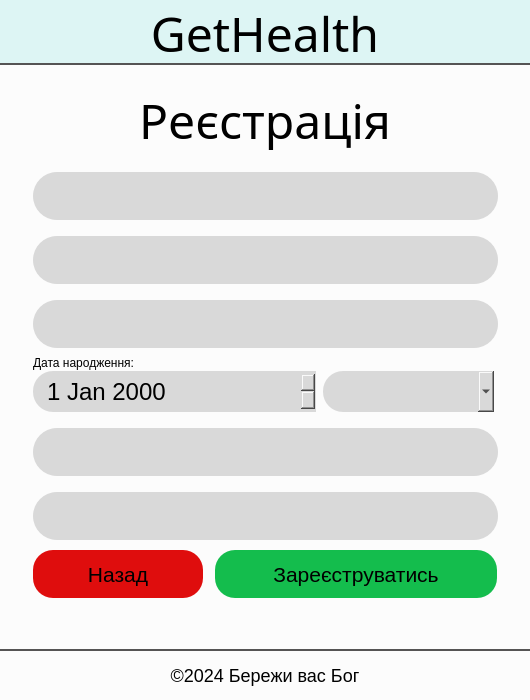
<?xml version="1.0" encoding="UTF-8"?>
<ui version="4.0">
 <class>Registration</class>
 <widget class="QDialog" name="Registration">
  <property name="geometry">
   <rect>
    <x>0</x>
    <y>0</y>
    <width>530</width>
    <height>700</height>
   </rect>
  </property>
  <property name="minimumSize">
   <size>
    <width>530</width>
    <height>700</height>
   </size>
  </property>
  <property name="maximumSize">
   <size>
    <width>530</width>
    <height>700</height>
   </size>
  </property>
  <property name="windowTitle">
   <string>Реєстрація</string>
  </property>
  <property name="styleSheet">
   <string notr="true">background: #FCFCFC;
</string>
  </property>
  <widget class="QLabel" name="label">
   <property name="geometry">
    <rect>
     <x>0</x>
     <y>0</y>
     <width>530</width>
     <height>65</height>
    </rect>
   </property>
   <property name="font">
    <font>
     <family>Myanmar Text</family>
     <pointsize>36</pointsize>
    </font>
   </property>
   <property name="styleSheet">
    <string notr="true">background:  #DDF5F4;
border-bottom: 2px solid #555454;
color: #000;


</string>
   </property>
   <property name="text">
    <string>GetHealth</string>
   </property>
   <property name="textFormat">
    <enum>Qt::RichText</enum>
   </property>
   <property name="alignment">
    <set>Qt::AlignCenter</set>
   </property>
   <property name="indent">
    <number>0</number>
   </property>
  </widget>
  <widget class="QLabel" name="label_2">
   <property name="geometry">
    <rect>
     <x>0</x>
     <y>90</y>
     <width>530</width>
     <height>61</height>
    </rect>
   </property>
   <property name="font">
    <font>
     <family>Myanmar Text</family>
     <pointsize>36</pointsize>
    </font>
   </property>
   <property name="styleSheet">
    <string notr="true">color: #000;
</string>
   </property>
   <property name="text">
    <string>Реєстрація</string>
   </property>
   <property name="textFormat">
    <enum>Qt::PlainText</enum>
   </property>
   <property name="alignment">
    <set>Qt::AlignCenter</set>
   </property>
  </widget>
  <widget class="QLineEdit" name="userSurname">
   <property name="enabled">
    <bool>true</bool>
   </property>
   <property name="geometry">
    <rect>
     <x>33</x>
     <y>300</y>
     <width>465</width>
     <height>48</height>
    </rect>
   </property>
   <property name="font">
    <font>
     <family>Microsoft JhengHei UI</family>
     <pointsize>18</pointsize>
    </font>
   </property>
   <property name="acceptDrops">
    <bool>false</bool>
   </property>
   <property name="styleSheet">
    <string notr="true">background: #D9D9D9;
border: none;
padding: 8px 18px;
border-radius: 24px;</string>
   </property>
   <property name="text">
    <string/>
   </property>
   <property name="maxLength">
    <number>20</number>
   </property>
  </widget>
  <widget class="QLineEdit" name="userPatronymic">
   <property name="enabled">
    <bool>true</bool>
   </property>
   <property name="geometry">
    <rect>
     <x>33</x>
     <y>236</y>
     <width>465</width>
     <height>48</height>
    </rect>
   </property>
   <property name="font">
    <font>
     <family>Microsoft JhengHei UI</family>
     <pointsize>18</pointsize>
    </font>
   </property>
   <property name="acceptDrops">
    <bool>false</bool>
   </property>
   <property name="styleSheet">
    <string notr="true">background: #D9D9D9;
border: none;
padding: 8px 18px;
border-radius: 24px;</string>
   </property>
   <property name="text">
    <string/>
   </property>
   <property name="maxLength">
    <number>20</number>
   </property>
  </widget>
  <widget class="QLineEdit" name="userName">
   <property name="enabled">
    <bool>true</bool>
   </property>
   <property name="geometry">
    <rect>
     <x>33</x>
     <y>172</y>
     <width>465</width>
     <height>48</height>
    </rect>
   </property>
   <property name="font">
    <font>
     <family>Microsoft JhengHei UI</family>
     <pointsize>18</pointsize>
    </font>
   </property>
   <property name="acceptDrops">
    <bool>false</bool>
   </property>
   <property name="styleSheet">
    <string notr="true">background: #D9D9D9;
border: none;
padding: 8px 18px;
border-radius: 24px;


</string>
   </property>
   <property name="text">
    <string/>
   </property>
   <property name="maxLength">
    <number>15</number>
   </property>
  </widget>
  <widget class="QDateEdit" name="userDateOfBirthday">
   <property name="geometry">
    <rect>
     <x>33</x>
     <y>371</y>
     <width>283</width>
     <height>41</height>
    </rect>
   </property>
   <property name="font">
    <font>
     <family>Microsoft JhengHei UI</family>
     <pointsize>18</pointsize>
    </font>
   </property>
   <property name="styleSheet">
    <string notr="true">background: #D9D9D9;
border-bottom-left-radius: 20px;
border-top-left-radius: 20px;
padding: 8px 12px;</string>
   </property>
  </widget>
  <widget class="QComboBox" name="userGender">
   <property name="geometry">
    <rect>
     <x>323</x>
     <y>371</y>
     <width>171</width>
     <height>41</height>
    </rect>
   </property>
   <property name="font">
    <font>
     <family>Microsoft JhengHei UI</family>
     <pointsize>18</pointsize>
    </font>
   </property>
   <property name="cursor">
    <cursorShape>PointingHandCursor</cursorShape>
   </property>
   <property name="styleSheet">
    <string notr="true">background: #D9D9D9;
border-bottom-left-radius: 20px;
border-top-left-radius: 20px;
padding: 8px 12px;</string>
   </property>
  </widget>
  <widget class="QLineEdit" name="userNumberPhone">
   <property name="enabled">
    <bool>true</bool>
   </property>
   <property name="geometry">
    <rect>
     <x>33</x>
     <y>428</y>
     <width>465</width>
     <height>48</height>
    </rect>
   </property>
   <property name="font">
    <font>
     <family>Microsoft JhengHei UI</family>
     <pointsize>18</pointsize>
    </font>
   </property>
   <property name="acceptDrops">
    <bool>false</bool>
   </property>
   <property name="styleSheet">
    <string notr="true">background: #D9D9D9;
border: none;
padding: 8px 18px;
border-radius: 24px;</string>
   </property>
   <property name="text">
    <string/>
   </property>
   <property name="maxLength">
    <number>10</number>
   </property>
  </widget>
  <widget class="QLineEdit" name="userPassword">
   <property name="enabled">
    <bool>true</bool>
   </property>
   <property name="geometry">
    <rect>
     <x>33</x>
     <y>492</y>
     <width>465</width>
     <height>48</height>
    </rect>
   </property>
   <property name="font">
    <font>
     <family>Microsoft JhengHei UI</family>
     <pointsize>18</pointsize>
    </font>
   </property>
   <property name="acceptDrops">
    <bool>false</bool>
   </property>
   <property name="styleSheet">
    <string notr="true">background: #D9D9D9;
border: none;
padding: 8px 18px;
border-radius: 24px;</string>
   </property>
   <property name="text">
    <string/>
   </property>
   <property name="maxLength">
    <number>20</number>
   </property>
  </widget>
  <widget class="QLabel" name="label_3">
   <property name="geometry">
    <rect>
     <x>33</x>
     <y>355</y>
     <width>161</width>
     <height>16</height>
    </rect>
   </property>
   <property name="text">
    <string>Дата народження:</string>
   </property>
  </widget>
  <widget class="QPushButton" name="sendRegistr">
   <property name="geometry">
    <rect>
     <x>215</x>
     <y>550</y>
     <width>282</width>
     <height>48</height>
    </rect>
   </property>
   <property name="font">
    <font>
     <family>Microsoft JhengHei UI</family>
     <pointsize>16</pointsize>
    </font>
   </property>
   <property name="cursor">
    <cursorShape>PointingHandCursor</cursorShape>
   </property>
   <property name="styleSheet">
    <string notr="true">background: #14BD4D;
border-radius: 20px;
color: #000;

</string>
   </property>
   <property name="text">
    <string>Зареєструватись</string>
   </property>
  </widget>
  <widget class="QPushButton" name="exit">
   <property name="geometry">
    <rect>
     <x>33</x>
     <y>550</y>
     <width>170</width>
     <height>48</height>
    </rect>
   </property>
   <property name="font">
    <font>
     <family>Microsoft JhengHei UI</family>
     <pointsize>16</pointsize>
    </font>
   </property>
   <property name="cursor">
    <cursorShape>PointingHandCursor</cursorShape>
   </property>
   <property name="mouseTracking">
    <bool>true</bool>
   </property>
   <property name="styleSheet">
    <string notr="true">background: #DF0D0D;
border-radius: 20px;
</string>
   </property>
   <property name="text">
    <string>Назад</string>
   </property>
  </widget>
  <widget class="QLabel" name="label_4">
   <property name="geometry">
    <rect>
     <x>0</x>
     <y>649</y>
     <width>530</width>
     <height>51</height>
    </rect>
   </property>
   <property name="styleSheet">
    <string notr="true">color: #000;
font-size: 18px;
border-top: 2px solid #555454;</string>
   </property>
   <property name="text">
    <string>©2024 Бережи вас Бог</string>
   </property>
   <property name="textFormat">
    <enum>Qt::RichText</enum>
   </property>
   <property name="alignment">
    <set>Qt::AlignCenter</set>
   </property>
  </widget>
 </widget>
 <resources/>
 <connections/>
</ui>
